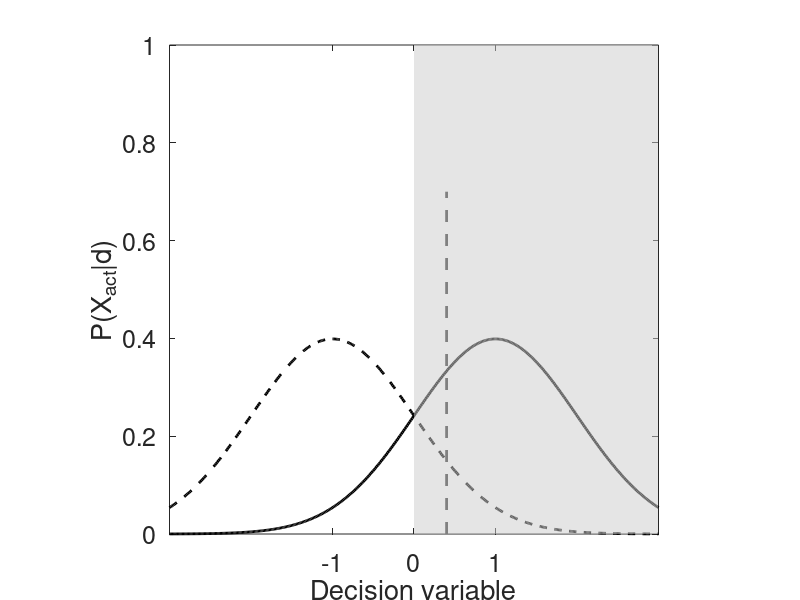

Recreate this plot in MATLAB. (Note: this script raises an error after producing the figure.)
% Script to produce demo plots of first-order, post-decisional and
% second-order model confidence and graphical intuitions
%
% For second-order model simulation, the script shows the effect of Xconf sample on inference on Xact
% calls JAGS model to sample conditional distribution when d is unknown (note that this uses alternative parameterisation of covariance matrix in terms of
% sigma, sigma_act and sigma_conf)
% This requires JAGS and matjags to be installed, see http://psiexp.ss.uci.edu/research/programs_data/jags/
%
% Is savePlots is switched on, will write out figure to file
%
% Steve Fleming 2016

clear all
close all

addpath('~/Dropbox/Utils/matjags/')
figDir = '~/Dropbox/Research/Metacognition/BN_model/Self-evaluation-paper/figures/';

savePlots = 1;

action = 1;
xp = -0.6;
sigma = 1;
sigma_a = 1;
sigma_p = 1;


%% FIGURE 1A - first-order model example
d1 = 1;
d0 = -1;
x = linspace(-3,3,400);
x_samp = 0.4;

d1_dist = normpdf(x, d1, sigma);
d0_dist = normpdf(x, d0, sigma);

% Likelihood
h1 = figure;
set(gcf, 'Position', [400 400 400 300]);
plot(x, d0_dist, 'k--', 'LineWidth', 2);
hold on
plot(x, d1_dist, 'k', 'LineWidth', 2); 
p=patch([0 3 3 0],[0 0 1 1],[0.8 0.8 0.8], 'LineStyle', 'None');
set(p,'FaceAlpha',0.5);
set(gca, 'FontSize', 18, 'YLim', [0 1], 'XLim', [-3 3], 'XTick', [-1 0 1])
xlabel('Decision variable');
ylabel('P(X_{act}|d)');
axis square

ind = dsearchn(x', x_samp);
line([x_samp x_samp], [0 0.7], 'LineStyle', '--', 'Color', [0.5 0.5 0.5], 'LineWidth', 2);
conf = computeFirstOrderConf(x_samp, sign(x_samp), sigma);
text(0.2, 0.9, 'a = R', 'FontSize', 16)
text(-2, 0.8, ['Confidence = ' num2str(round(conf,2))], 'FontSize', 16)
box off
if savePlots
    saveas(h1, [figDir 'firstOrderModel_plot.png'], 'png');
end

%% FIGURE 1B - post-decisional model example
d1 = 1;
d0 = -1;
sigma = 1;
x = linspace(-3,3,400);
x_act = 0.4;
x_conf = -0.6;

d1_dist = normpdf(x, d1, sigma);
d0_dist = normpdf(x, d0, sigma);

% Likelihood
h2 = figure;
set(gcf, 'Position', [400 400 400 300]);
plot(x, d0_dist, 'k--', 'LineWidth', 2);
hold on
plot(x, d1_dist, 'k', 'LineWidth', 2);
p=patch([0 3 3 0],[0 0 1 1],[0.8 0.8 0.8], 'LineStyle', 'None');
set(p,'FaceAlpha',0.5);
set(gca, 'FontSize', 18, 'YLim', [0 1], 'XLim', [-3 3], 'XTick', [-1 0 1])
xlabel('Decision variable');
ylabel('P(X_{conf}|d)');
axis square

ind = dsearchn(x', x_samp);
line([x_act x_act], [0 0.7], 'LineStyle', '--', 'Color', [0.5 0.5 0.5], 'LineWidth', 2);
line([x_conf x_conf], [0 0.7], 'LineStyle', '-', 'Color', [0.5 0.5 0.5], 'LineWidth', 2);
conf = computeFirstOrderConf(x_conf, sign(x_samp), sigma);
text(0.2, 0.9, 'a = R', 'FontSize', 16)
text(-2, 0.8, ['Confidence = ' num2str(round(conf,2))], 'FontSize', 16)
box off
if savePlots
    saveas(h2, [figDir 'postDecisionModel_plot.png'], 'png');
end

%% FIGURE 1C - second-order model example
% MCMC Parameters
mcmc_params.nchains = 1; % How Many Chains?
mcmc_params.nburnin = 1000; % How Many Burn-in Samples?
mcmc_params.nsamples = 100000;  %How Many Recorded Samples?
mcmc_params.nthin = 1; % How Often is a Sample Recorded?
mcmc_params.doparallel = 0; % Parallel Option
mcmc_params.dic = 0;
% Initialize Unobserved Variables
for i=1:mcmc_params.nchains
    S.x = 0;
    mcmc_params.init0(i) = S;
end

%% Plot bivariate PDF
% Assign variables to the observed nodes
datastruct = struct('sigma', sigma, 'sigma1', sigma_a, 'sigma2', sigma_p);

% Select model file and parameters to monitor
model_file = 'sampleMetaConf.txt';
monitorparams = {'x1','x2'};

% Use JAGS to Sample while clamping x2
[samples, stats] = matjags( ...
    datastruct, ...
    fullfile(pwd, model_file), ...
    mcmc_params.init0, ...
    'doparallel' , mcmc_params.doparallel, ...
    'nchains', mcmc_params.nchains,...
    'nburnin', mcmc_params.nburnin,...
    'nsamples', mcmc_params.nsamples, ...
    'thin', mcmc_params.nthin, ...
    'dic', mcmc_params.dic,...
    'monitorparams', monitorparams, ...
    'savejagsoutput' , 0 , ...
    'verbosity' , 1 , ...
    'cleanup' , 1 , ...
    'workingdir' , 'tmpjags' );

% Approximate bivariate pdf of samples
x1 = samples.x1;
x2 = samples.x2;
d = [mean(x1) mean(x2)];
bigSigma = cov(x1,x2);

xact = linspace(-6, 6, 500);
xconf = xact;
[X1, X2] = meshgrid(xact, xconf);
F = mvnpdf([X1(:) X2(:)],d, bigSigma);
F = reshape(F,length(xconf),length(xact));

h3 = figure;
set(gcf, 'Position', [200 200 400 350], 'colormap', gray)
a1 = axes;
contour(xact, xconf, F)
p=patch([0 6 6 0],[-6 -6 6 6],[0.8 0.8 0.8], 'LineStyle', 'None');
set(p,'FaceAlpha',0.5);
set(gca, 'FontSize', 20, 'XLim', [-6 6]);
line([-6 2], [xp xp], 'LineStyle', '--', 'Color', [0.5 0.5 0.5], 'LineWidth', 2);
xlabel('Decision variable');
ylabel('Confidence variable');
text(3.5, -3, 'a = R', 'FontSize', 16)
box off

%% Use JAGS to sample while clamping x2
% Assign variables to the observed nodes
datastruct = struct('x2', xp, 'sigma', sigma, 'sigma1', sigma_a, 'sigma2', sigma_p, 'a', action);

% Select model file and parameters to monitor
model_file = 'sampleMetaConf.txt';
monitorparams = {'d','a','x1'};

% Use JAGS to Sample while clamping x2
[samples, stats] = matjags( ...
    datastruct, ...
    fullfile(pwd, model_file), ...
    mcmc_params.init0, ...
    'doparallel' , mcmc_params.doparallel, ...
    'nchains', mcmc_params.nchains,...
    'nburnin', mcmc_params.nburnin,...
    'nsamples', mcmc_params.nsamples, ...
    'thin', mcmc_params.nthin, ...
    'dic', mcmc_params.dic,...
    'monitorparams', monitorparams, ...
    'savejagsoutput' , 0 , ...
    'verbosity' , 1 , ...
    'cleanup' , 1 , ...
    'workingdir' , 'tmpjags' );
act = samples.a(:);
act(act == 0) = -1;
conf = mean(act' == samples.d);

axes('Position', [0.25 0.2 0.65 0.1], 'Color', 'None')
f = ksdensity(samples.x1, xact);
f(xact <= 0) = 0;
plot(xact, f, 'k', 'LineWidth', 2)
box off
set(gca, 'XLim', [-3.5 5], 'YLim', [0 1], 'XTickLabel', [], 'FontSize', 11);
ylabel('P(X_{act}|X_{conf}, a)')

if savePlots
    saveas(h3, [figDir 'secondOrderModel_plot.png'], 'png');
end